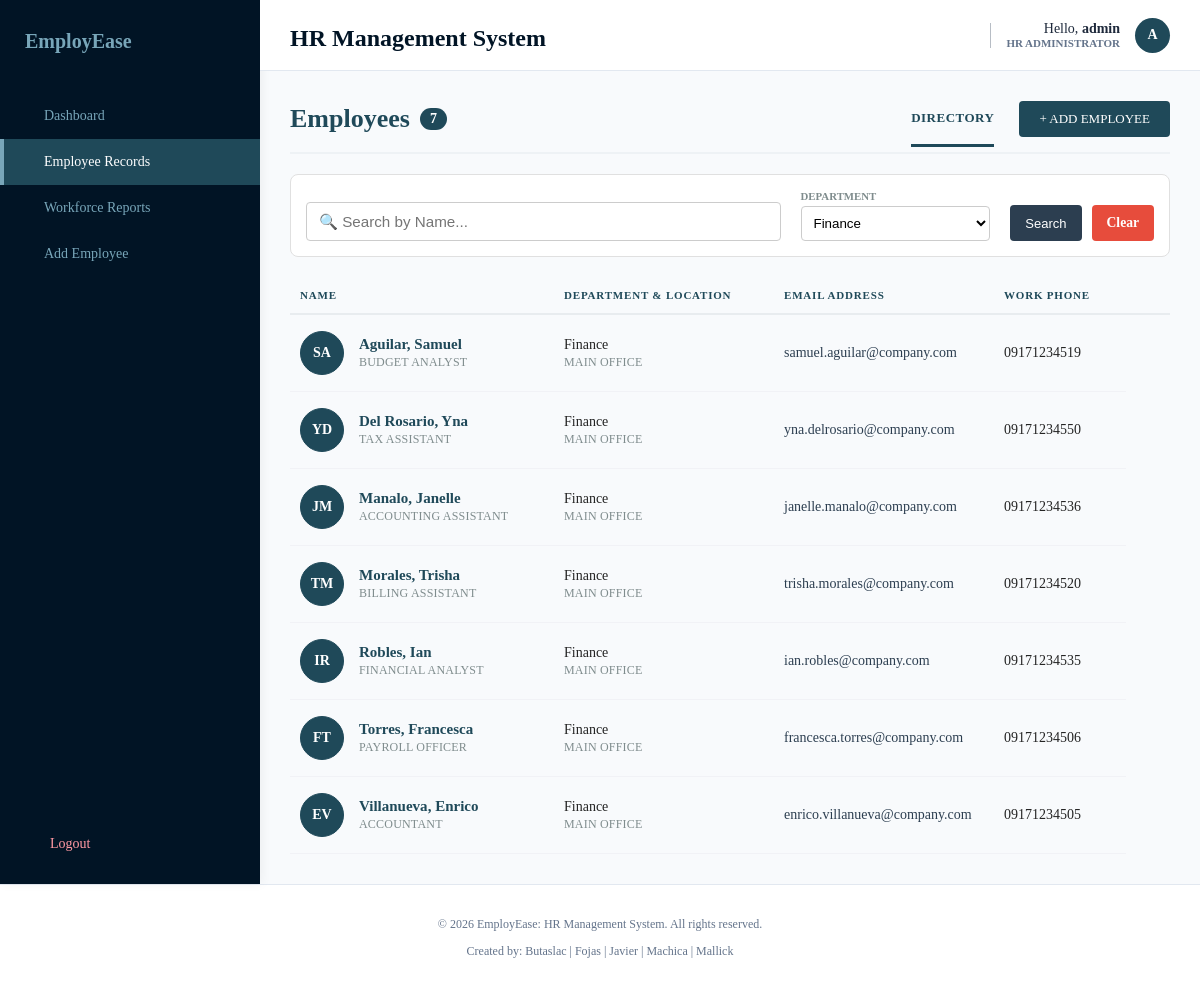
Screenshot of /dashboard/records.php?department=Finance (signed in) with the database file from the repository.
### tables this page shows
CREATE TABLE IF NOT EXISTS employees (
    employee_id INT AUTO_INCREMENT PRIMARY KEY,
    first_name VARCHAR(50) NOT NULL,
    last_name VARCHAR(50) NOT NULL,
    gender VARCHAR(10),
    birth_date DATE,
    department VARCHAR(50),
    position VARCHAR(70),
    salary DECIMAL(10,2),
    contact_number VARCHAR(20),
    email VARCHAR(100),
    address VARCHAR(255),
    date_hired DATE
);

### dashboard/records.php (the view, shortened to what this page needs)
<?php
    require_once '../db.php';
    $query = "SELECT * FROM employees WHERE 1=1";
    $params = [];
    $types = "";
    if (!empty($_GET['department'])) {
        $query .= " AND department = ?";
        $params[] = $_GET['department'];
        $types .= "s";
    }
    $query .= " ORDER BY last_name ASC, first_name ASC";
    $stmt = $conn->prepare($query);
    if (!empty($params)) {
        $stmt->bind_param($types, ...$params);
    }
    $stmt->execute();
    $emp_result = $stmt->get_result();
    $total_employees = $emp_result->num_rows;
?>
<!DOCTYPE html>
<html lang="en">
    <head>
        <link rel="stylesheet" href="../assets/style.css">
    </head>
    <body>
        <div class="dashboard-wrapper">
            <?php include('../includes/sidebar.php'); ?>
            <main class="dashboard-main-content">
                <?php include('../includes/header.php'); ?>
                <div class="directory-container">
                    <div class="top-nav-bar">
                        <div class="directory-title">
                            <h2>Employees <span class="badge"><?php echo $total_employees; ?></span></h2>
                        </div>
                        <div class="top-actions">
                            <span class="nav-tab active">DIRECTORY</span>
                            <a href="crud_system/createEmployee.php" class="add-emp-btn">+ ADD EMPLOYEE</a>
                        </div>
                    </div>
                    <form method="GET" action="" class="filter-wrapper" style="display: flex; gap: 20px; align-items: flex-end; background: #fff; padding: 15px; border-radius: 8px; border: 1px solid #e0e0e0; margin-bottom: 20px;">
                        <div style="flex: 3; min-width: 250px;">
                            <input type="text" name="search" value="<?php echo htmlspecialchars($_GET['search'] ?? ''); ?>" placeholder="🔍 Search by Name..." style="width: 100%; padding: 10px 12px; border: 1px solid #ccc; border-radius: 4px; box-sizing: border-box; font-size: 0.95rem;">
                        </div>
                        <div class="filter-dropdowns" style="display: flex; gap: 15px; flex: 1.2;">
                            <div class="filter-item" style="flex: 1;">
                                <small style="display: block; font-weight: bold; color: #7f8c8d; margin-bottom: 4px;">DEPARTMENT</small>
                                <select name="department" onchange="this.form.submit()" style="width: 100%; padding: 8px; border: 1px solid #ccc; border-radius: 4px; background: #fff;">
                                    <?php
                                    $dept_query = "SELECT DISTINCT department FROM employees WHERE department IS NOT NULL AND department != ''";
                                    $dept_res = mysqli_query($conn, $dept_query);
                                    while ($dept_row = mysqli_fetch_assoc($dept_res)) {
                                        $dept_val = htmlspecialchars($dept_row['department']);
                                        $selected = (isset($_GET['department']) && $_GET['department'] == $dept_val) ? 'selected' : '';
                                        echo "<option value='$dept_val' $selected>$dept_val</option>";
                                    }
                                    ?>
                                </select>
                            </div>
                        </div>
                        <div style="display: flex; gap: 10px;">
                            <button type="submit" class="add-emp-btn" style="padding: 10px 15px; margin: 0; background: #2c3e50; border: none; cursor: pointer;">Search</button>
                            <?php if (!empty($_GET['search']) || !empty($_GET['department']) || !empty($_GET['gender'])): ?>
                                <a href="records.php" style="padding: 10px 15px; background: #e74c3c; color: white; text-decoration: none; border-radius: 4px; font-weight: bold; font-size: 0.85rem;">Clear</a>
                            <?php endif; ?>
                        </div>
                    </form>
                    <div class="directory-table-container">
                        <table class="directory-table">
                            <thead>
                                <tr>
                                    <th style="width: 30%;">NAME</th>
                                    <th style="width: 25%;">DEPARTMENT & LOCATION</th>
                                    <th style="width: 25%;">EMAIL ADDRESS</th>
                                    <th style="width: 15%;">WORK PHONE</th>
                                    <th style="width: 5%;"></th>
                                </tr>
                            </thead>
                            <tbody>
                                <?php
                                if ($emp_result && mysqli_num_rows($emp_result) > 0) {
                                    while ($row = mysqli_fetch_assoc($emp_result)) {
                                        $first_name = htmlspecialchars($row['first_name'] ?? '');
                                        $last_name = htmlspecialchars($row['last_name'] ?? '');
                                        $position = htmlspecialchars($row['position'] ?? 'Staff Member');
                                        $department = htmlspecialchars($row['department'] ?? 'Unassigned');
                                        $email = htmlspecialchars($row['email'] ?? 'n/a');
                                        $phone = htmlspecialchars($row['contact_number'] ?? 'n/a');
                                        $initials = strtoupper(substr($first_name, 0, 1) . substr($last_name, 0, 1));
                                        ?>
                                        <tr>
                                            <td>
                                                <div class="employee-profile-cell">
                                                    <div class="avatar-circle"><?php echo $initials; ?></div>
                                                    <div class="name-meta">
                                                        <a href="profile.php?id=<?php echo $row['employee_id']; ?>" style="text-decoration:none; color:inherit;">
                                                            <strong><?php echo "$last_name, $first_name"; ?></strong>
                                                        </a>
                                                        <span class="subtitle-text"><?php echo $position; ?></span>
                                                    </div>
                                                </div>
                                            </td>
                                            <td>
                                                <div class="dept-meta">
                                                    <span><?php echo $department; ?></span>
                                                    <span class="subtitle-text">Main Office</span>
                                                </div>
                                            </td>
                                            <td><span class="email-link"><?php echo $email; ?></span></td>
                                            <td><span class="phone-text"><?php echo $phone; ?></span></td>
                                        </tr>
                                        <?php
                                    }
                                } else {
                                    echo "<tr><td colspan='5' style='text-align:center; padding: 30px;'>No employees found matching the filters.</td></tr>";
                                }
                                ?>
                            </tbody>
                        </table>
                    </div>
                </div>
            <?php include('../includes/footer.php'); ?>
    </body>
</html>

### assets/style.css (style rules this page uses)
:root { --primary-color: #011425; --secondary-color: #1f4959; --accent-red: #e7412f; --bg-light: #78a6b9; --text-dark: #242424; --border-color: #dcdcdc; --font-family: Georgia, 'Times New Roman', Times, serif; --font-size: 16px; }
body { margin: 0; padding: 0; height: 100%; font-family: var(--font-family); background-color: #f8fafc; color: var(--text-dark); }
h2 { font-size: 1.5rem; color: var(--secondary-color); margin: 0 0 10px 0; font-weight: bold; }
.top-nav-bar { display: flex; justify-content: space-between; align-items: center; border-bottom: 2px solid #eef2f5; padding-bottom: 15px; margin-bottom: 20px; }
.directory-title h2 { font-size: 26px; color: var(--secondary-color); margin: 0; display: flex; align-items: center; gap: 10px; }
.badge { background-color: var(--secondary-color); color: white; font-size: 14px; padding: 3px 10px; border-radius: 20px; font-weight: bold; }
.top-actions { display: flex; align-items: center; gap: 25px; }
.nav-tab { font-weight: 600; font-size: 13px; color: var(--bg-light); cursor: pointer; letter-spacing: 0.5px; }
.nav-tab.active { color: var(--secondary-color); border-bottom: 3px solid var(--secondary-color); padding-bottom: 18px; margin-bottom: -18px; }
.add-emp-btn { background-color: var(--secondary-color); color: white !important; text-decoration: none; font-size: 13px; padding: 10px 20px; border-radius: 4px; transition: background-color 0.2s; }
.filter-wrapper { display: flex; justify-content: space-between; align-items: center; background-color: var(--bg-light); padding: 15px 20px; border-radius: 6px; margin-bottom: 25px; border: 1px solid var(--secondary-color); }
.filter-dropdowns { display: flex; gap: 30px; }
.filter-item { font-size: 13px; color: var(--secondary-color); cursor: pointer; }
.filter-item small { color: var(--secondary-color); font-weight: 600; }
.directory-table-container { width: 100%; overflow-x: auto; }
.directory-table { width: 100%; border-collapse: collapse; text-align: left; }
.directory-table th { font-size: 11px; color: var(--secondary-color); font-weight: 700; letter-spacing: 0.8px; padding: 12px 10px; border-bottom: 2px solid #e8ecef; }
.directory-table td { padding: 16px 10px; border-bottom: 1px solid #f1f2f6; vertical-align: middle; font-size: 14px; color: var(--text-dark); }
.employee-profile-cell { display: flex; align-items: center; gap: 15px; }
.avatar-circle { width: 42px; height: 42px; background-color: var(--secondary-color); color: #ffffff; font-weight: bold; font-size: 14px; border-radius: 50%; display: flex; align-items: center; justify-content: center; border: 1px solid var(--secondary-color); }
.name-meta, .dept-meta { display: flex; flex-direction: column; }
.name-meta strong { color: var(--secondary-color); font-size: 15px; }
.subtitle-text { font-size: 12px; color: #7f8c8d; margin-top: 2px; text-transform: uppercase; letter-spacing: 0.2px; }
.email-link { color: #2c3e50; }
.dashboard-wrapper { display: flex; min-height: 100vh; background-color: #f8fafc; }
.dashboard-main-content { flex: 1; display: flex; flex-direction: column; }
.directory-container { padding: 30px; }

### rows the page displays
employees: initials "SA", last_name "Aguilar", first_name "Samuel", position "BUDGET ANALYST", department "Finance", email "samuel.aguilar@company.com", contact_number "09171234519"
employees: initials "YD", last_name "Del Rosario", first_name "Yna", position "TAX ASSISTANT", department "Finance", email "yna.delrosario@company.com", contact_number "09171234550"
employees: initials "JM", last_name "Manalo", first_name "Janelle", position "ACCOUNTING ASSISTANT", department "Finance", email "janelle.manalo@company.com", contact_number "09171234536"
employees: initials "TM", last_name "Morales", first_name "Trisha", position "BILLING ASSISTANT", department "Finance", email "trisha.morales@company.com", contact_number "09171234520"
employees: initials "IR", last_name "Robles", first_name "Ian", position "FINANCIAL ANALYST", department "Finance", email "ian.robles@company.com", contact_number "09171234535"
employees: initials "FT", last_name "Torres", first_name "Francesca", position "PAYROLL OFFICER", department "Finance", email "francesca.torres@company.com", contact_number "09171234506"
employees: initials "EV", last_name "Villanueva", first_name "Enrico", position "ACCOUNTANT", department "Finance", email "enrico.villanueva@company.com", contact_number "09171234505"

### other values shown
$_SESSION['username'] "admin"
$user_initial "A"
$total_employees "7"
form field department "Finance"
